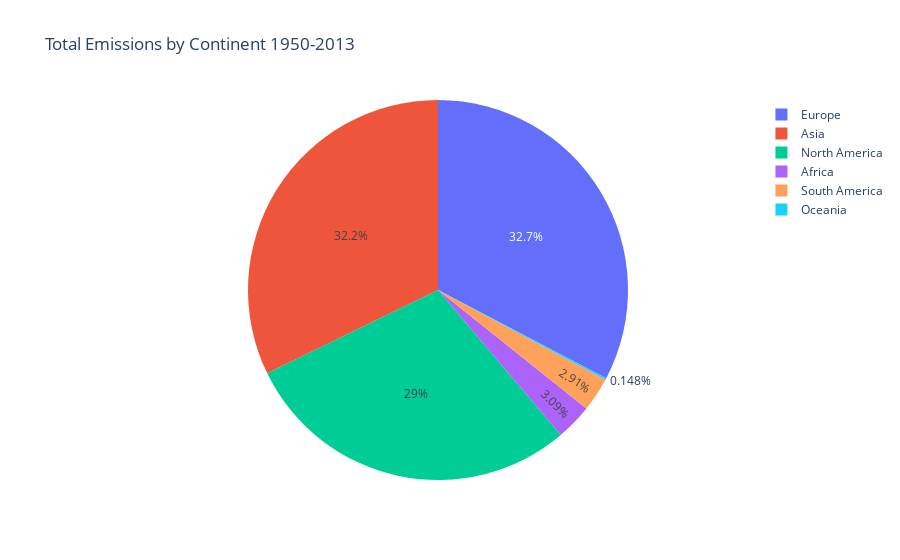

Notebook source saved alongside this figure:
### Code cell
fig = px.pie(emissionsSum_continent, values="EmissionsTotal", names="Continent", title="Total Emissions by Continent 1950-2013", hover_data=['EmissionsTotal'])
fig.show()
fig.write_image('./visualizations/pie_total_emissions_by_continent.png')

### Figure 1 — Plotly figure (JSON) as saved in the notebook; plotly's stock layout.template omitted (floating-point values rounded to 4 significant figures)
{"data": [{"customdata": [[1718.0], [33850.0], [35950.0], [337100.0], [375200.0], [380400.0]], "domain": {"x": [0, 1], "y": [0, 1]}, "hovertemplate": "Continent=%{label}<br>EmissionsTotal=%{customdata[0]}<extra></extra>", "labels": ["Oceania", "South America", "Africa", "North America", "Asia", "Europe"], "legendgroup": "", "name": "", "showlegend": true, "type": "pie", "values": [1718.0, 33850.0, 35950.0, 337100.0, 375200.0, 380400.0]}], "layout": {"legend": {"tracegroupgap": 0}, "title": {"text": "Total Emissions by Continent 1950-2013"}}}
